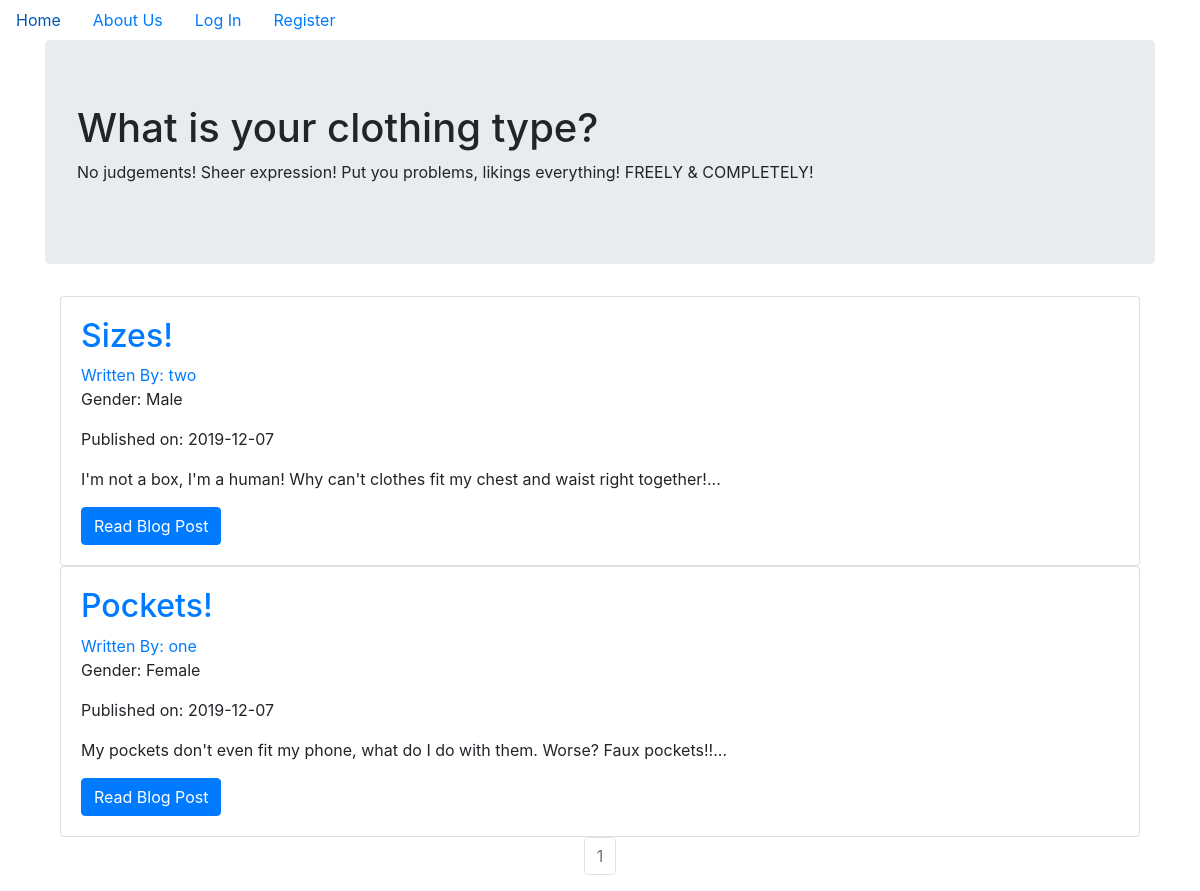
The page / on the database its author committed.
### myclothingblog/models.py (models this page shows, shortened)
class BlogPost(db.Model):
    users = db.relationship(User)
    id = db.Column(db.Integer, primary_key=True)
    user_id = db.Column(db.Integer, db.ForeignKey('users.id'), nullable=False)
    date = db.Column(db.DateTime, nullable=False, default=datetime.utcnow)
    title = db.Column(db.String(140), nullable=False)
    text = db.Column(db.Text, nullable=False)

class User(db.Model, UserMixin):
    __tablename__ = 'users'
    id = db.Column(db.Integer, primary_key = True)
    profile_image = db.Column(db.String(20), nullable=False, default='default_profile.png')
    email = db.Column(db.String(64), unique=True, index=True)
    username = db.Column(db.String(64), unique=True, index=True)
    password_hash = db.Column(db.String(128))
    gender = db.Column(db.String(6))
    posts = db.relationship('BlogPost', backref='author', lazy=True)

### myclothingblog/core/views.py (the view)
@core.route('/')
def index():
    page = request.args.get('page', 1, type=int)
    blog_posts = BlogPost.query.order_by(BlogPost.date.desc()).paginate(page=page, per_page=10)
    return render_template('index.html',blog_posts=blog_posts)

### myclothingblog/templates/index.html (shortened to what this page needs)
{% extends "base.html" %}
{% block content %}
  <div class="jumbotron">
    <h1>What is your clothing type?</h1>
    <p>No judgements! Sheer expression! Put you problems, likings everything! FREELY & COMPLETELY!</p>
  </div>
  <div class="container">
    {% for post in blog_posts.items %}
    <div class="card" >
      <div class="card-body">
        <h2><a class="card-title" href="  {{ url_for('blog_posts.blog_post', blog_post_id=post.id) }}">{{ post.title }}</a></h2>
        <a href="{{ url_for('users.user_posts', username=post.author.username) }}">Written By: {{ post.author.username }}</a>
        <br> <p>Gender: {{ post.author.gender }}</p>
        <p>Published on: {{ post.date.strftime('%Y-%m-%d') }}</p>
        <p class="card-text">{{ post.text[:100] }}...</p>
        <a href="{{ url_for('blog_posts.blog_post', blog_post_id=post.id) }}" class="btn btn-primary">Read Blog Post</a>
      </div>
    </div>
   {% endfor %}
   <nav aria-label="Page navigation example">
     <ul class="pagination justify-content-center">
       {% for page_num in blog_posts.iter_pages(left_edge=1, right_edge=1, left_current=1, right_current=2) %}
          {% if blog_posts.page == page_num %}
          <li class="page-item disabled">
            <a class="page-link" href="{{ url_for('core.index', page=page_num) }}">{{ page_num }}</a></li>
          {% else %}
            <li class="page-item"><a class="page-link" href="{{ url_for('core.index', page=page_num) }}">{{ page_num }}</a></li>
          {% endif %}
      {% endfor %}
    </nav>
{% endblock %}

### myclothingblog/templates/base.html (shortened to what this page needs)
<!DOCTYPE html>
<html>
  <head>
    <link rel="stylesheet" href="https://maxcdn.bootstrapcdn.com/bootstrap/4.0.0/css/bootstrap.min.css">
  </head>
  <body>
  <ul class="nav">
  <li class="nav-item">
    <a class="nav-link" href="{{ url_for('core.index') }}">Home</a>
  </li>
  <li class="nav-item">
    <a class="nav-link" href="{{ url_for('core.info') }}">About Us</a>
  </li>
    {% if current_user.is_authenticated %}
    <li class="nav-link"><a href="{{ url_for('users.logout') }}">Log Out</a></li>
    <li class="nav-link"><a href="{{ url_for('users.account') }}">Account</a></li>
    <li class="nav-link"><a href="{{ url_for('blog_posts.create_post') }}">Create Post</a></li>
    {% else %}
    <li class="nav-link"><a href="{{ url_for('users.login') }}">Log In</a></li>
    <li class="nav-link"><a href="{{ url_for('users.register') }}">Register</a></li>
    {% endif %}
</ul>
<div class="container">
  {% block content %}
  {% endblock %}
</div>
  </body>
</html>

### rows shown on the page
BlogPost: title "Sizes!", author.username "two", author.gender "Male", date "2019-12-07", text "I'm not a box, I'm a human! Why can't clothes fit my chest and waist right together!"
BlogPost: title "Pockets!", author.username "one", author.gender "Female", date "2019-12-07", text "My pockets don't even fit my phone, what do I do with them. Worse? Faux pockets!!"

### other values the page prints
{{ page_num }} "1"
